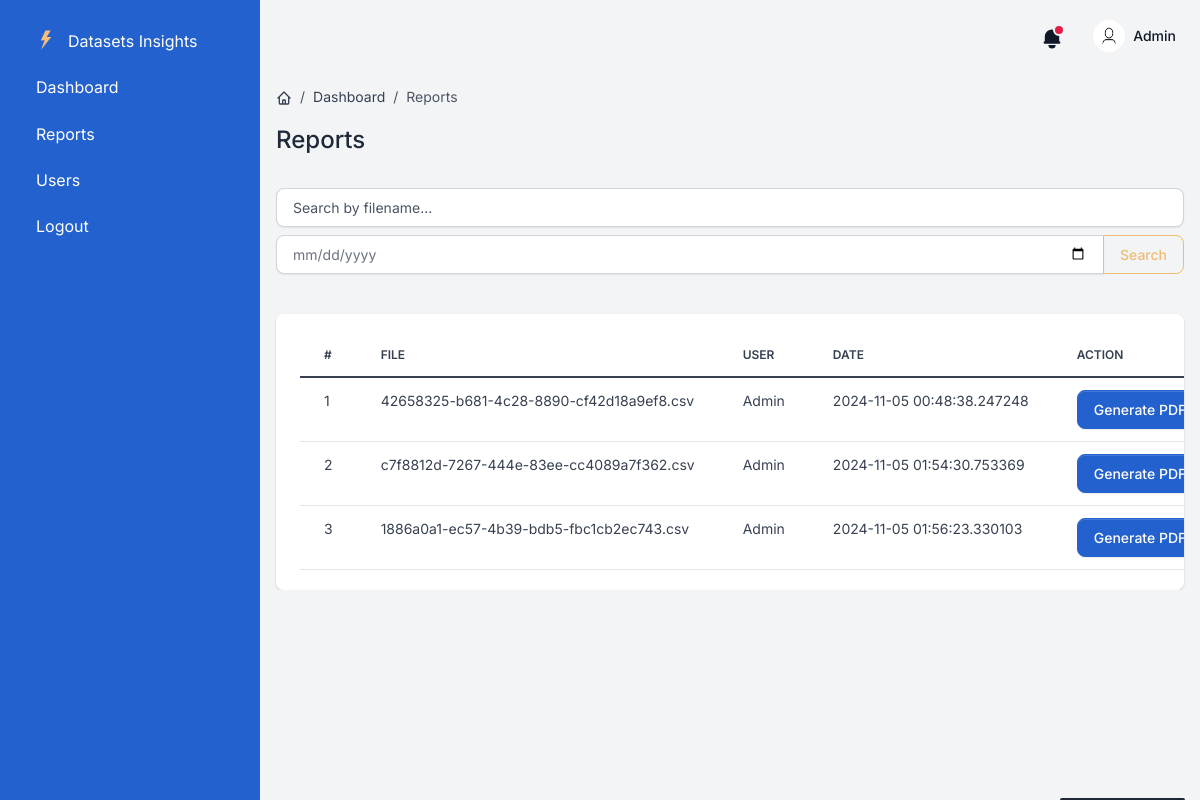
The app's page /reports (signed in), older data.
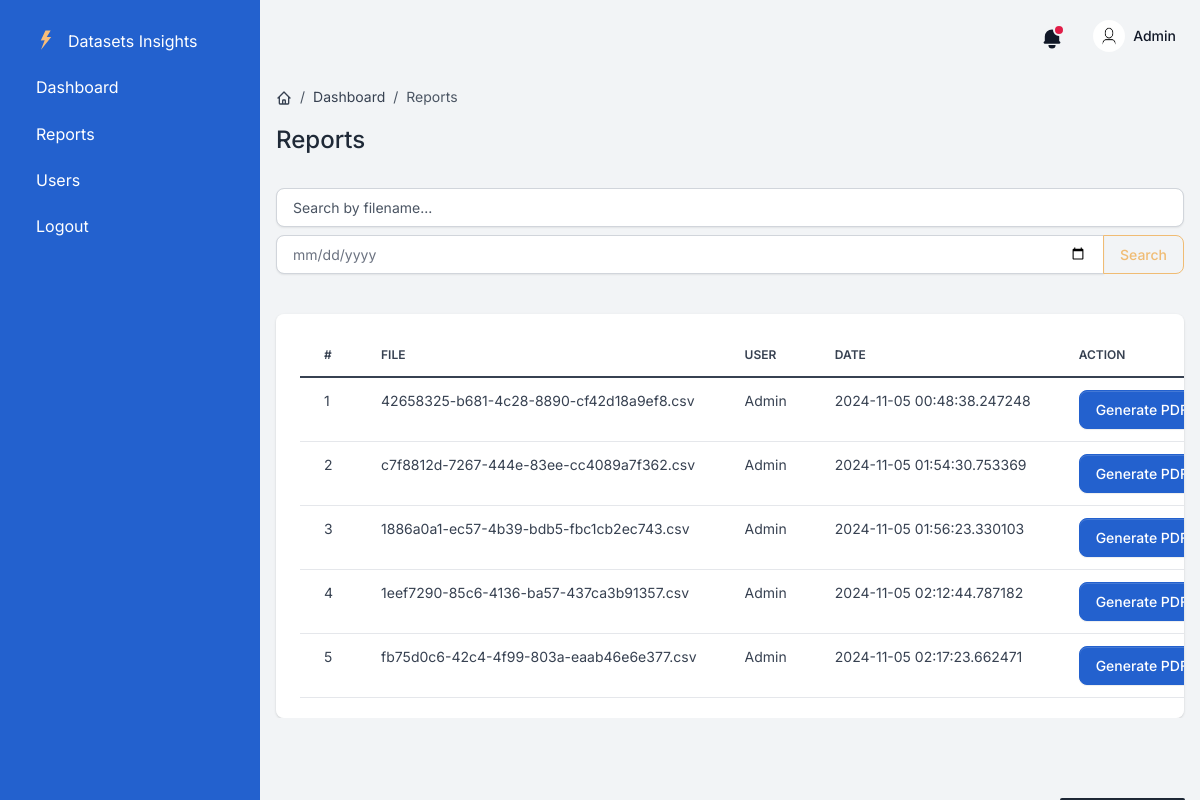
The same page, newer data.
### app/models.py (models this page shows, shortened)
class File(db.Model):
    id = db.Column(db.Integer, primary_key=True)
    user_id = db.Column(db.Integer)
    filename = db.Column(db.String(200))
    size = db.Column(db.String(100))
    created_at = db.Column(db.DateTime(timezone=True), default=datetime.datetime.now)

class User(UserMixin, db.Model):
    id = db.Column(db.Integer, primary_key=True)
    email = db.Column(db.String(100), unique=True)
    password = db.Column(db.String(100))
    name = db.Column(db.String(100))
    role = db.Column(db.Integer)

### app/report.py (the view)
@reports_bp.route('/reports', methods=['GET'])
@login_required
def reports():
    search_query = request.args.get('search', '').strip()
    date_query = request.args.get('date', '').strip()
    query = db.session.query(File.id, File.filename, User.name, File.created_at).join(User, File.user_id == User.id)
    if search_query:
        query = query.filter(File.filename.ilike(f"%{search_query}%"))
    if date_query:
        try:
            date_obj = datetime.strptime(date_query, '%Y-%m-%d').date()
            query = query.filter(db.func.date(File.created_at) == date_obj)
        except ValueError:
            flash("Invalid date format. Please use YYYY-MM-DD.", "error")
    datasets = query.all()
    return render_template('reports.html', datasets=datasets, search_query=search_query, date_query=date_query)

### app/templates/reports.html (shortened to what this page needs)
{% extends "base.html" %}
{% block content %}
    <div class="d-flex justify-content-between flex-wrap flex-md-nowrap align-items-center py-4">
        <div class="d-block mb-4 mb-md-0">
            <nav aria-label="breadcrumb" class="d-none d-md-inline-block">
                <ol class="breadcrumb breadcrumb-dark breadcrumb-transparent">
                    <li class="breadcrumb-item">
                        <a href="{{ url_for('dashboard.dashboard') }}">
                        </a>
                    </li>
                    <li class="breadcrumb-item"><a href="{{ url_for('dashboard.dashboard') }}">Dashboard</a></li>
                    <li class="breadcrumb-item active" aria-current="page">Reports</li>
                </ol>
            </nav>
            <h2 class="h4">Reports</h2>
        </div>
    </div>
    <div class="table-settings mb-4">
        <form method="GET" action="{{ url_for('reports.reports') }}" class="mb-3">
            <div class="input-group mb-2">
                <input type="text" class="form-control" name="search" placeholder="Search by filename..."
                       value="{{ search_query }}">
            </div>
            <div class="input-group mb-3">
                <input type="date" class="form-control" name="date" placeholder="Search by date..."
                       value="{{ date_query }}">
                <button class="btn btn-outline-secondary" type="submit">Search</button>
            </div>
        </form>
    </div>
    <div class="card card-body border-0 shadow table-wrapper table-responsive">
        <table class="table table-hover">
            <thead>
                <tr>
                    <th class="border-gray-200">#</th>
                    <th class="border-gray-200">File</th>
                    <th class="border-gray-200">User</th>
                    <th class="border-gray-200">Date</th>
                    <th class="border-gray-200">Action</th>
                </tr>
            </thead>
            <tbody>
                {% for dt in datasets %}
                    <tr>
                        <td>{{ dt.id }}</td>
                        <td>{{ dt.filename }}</td>
                        <td>{{ dt.name }}</td>
                        <td>{{ dt.created_at }}</td>
                        <td>
                            <a href="{{ url_for('reports.generate_pdf', id=dt.id) }}" class="btn btn-info">Generate PDF</a>
                        </td>
                    </tr>
                {% endfor %}
            </tbody>
        </table>
    </div>
{% endblock %}

Row changes from the older to the newer data that the page shows:
added File: id "4", filename "1eef7290-85c6-4136-ba57-437ca3b91357.csv", name "Admin", created_at "2024-11-05 02:12:44.787182"
added File: id "5", filename "fb75d0c6-42c4-4f99-803a-eaab46e6e377.csv", name "Admin", created_at "2024-11-05 02:17:23.662471"
